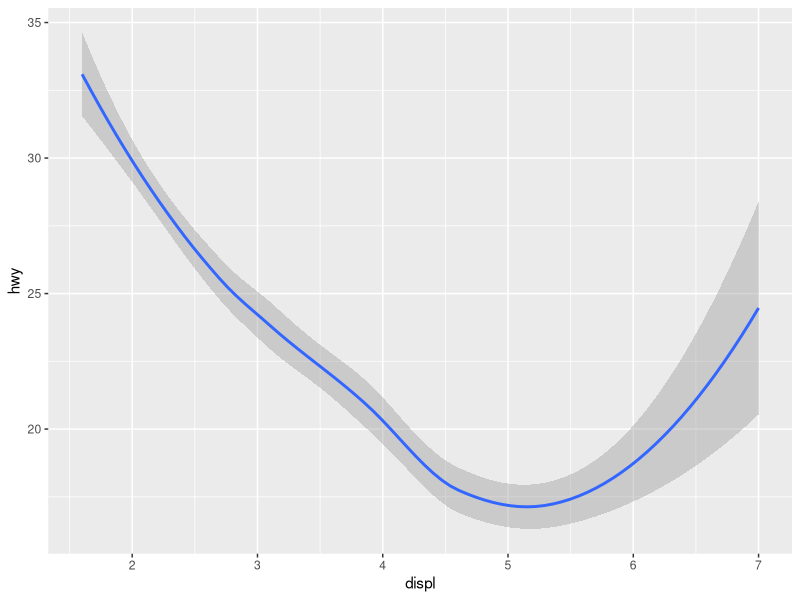

Source code (R):
# importing libraries
library(tidyverse)
library(ggplot2)

# importing data
mpg = ggplot2::mpg

# line plot 
ggplot2::ggplot(data = mpg) + 
  geom_smooth(mapping = aes(x = displ, y = hwy))


